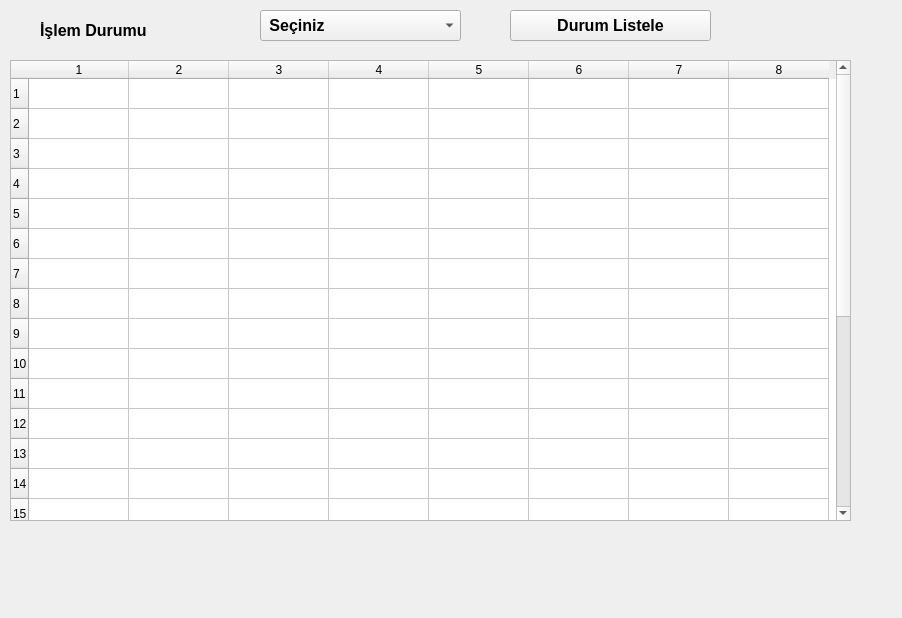
<?xml version="1.0" encoding="UTF-8"?>
<ui version="4.0">
 <class>Form</class>
 <widget class="QWidget" name="Form">
  <property name="geometry">
   <rect>
    <x>0</x>
    <y>0</y>
    <width>902</width>
    <height>618</height>
   </rect>
  </property>
  <property name="windowTitle">
   <string>Form</string>
  </property>
  <widget class="QComboBox" name="cmbislem">
   <property name="geometry">
    <rect>
     <x>260</x>
     <y>10</y>
     <width>201</width>
     <height>31</height>
    </rect>
   </property>
   <property name="font">
    <font>
     <pointsize>12</pointsize>
     <weight>75</weight>
     <bold>true</bold>
    </font>
   </property>
   <item>
    <property name="text">
     <string> Seçiniz</string>
    </property>
   </item>
   <item>
    <property name="text">
     <string>Yapıldı</string>
    </property>
   </item>
   <item>
    <property name="text">
     <string>Yapılmadı</string>
    </property>
   </item>
  </widget>
  <widget class="QTableWidget" name="tableWidget">
   <property name="geometry">
    <rect>
     <x>10</x>
     <y>60</y>
     <width>841</width>
     <height>461</height>
    </rect>
   </property>
   <property name="rowCount">
    <number>25</number>
   </property>
   <property name="columnCount">
    <number>8</number>
   </property>
   <row/>
   <row/>
   <row/>
   <row/>
   <row/>
   <row/>
   <row/>
   <row/>
   <row/>
   <row/>
   <row/>
   <row/>
   <row/>
   <row/>
   <row/>
   <row/>
   <row/>
   <row/>
   <row/>
   <row/>
   <row/>
   <row/>
   <row/>
   <row/>
   <row/>
   <column/>
   <column/>
   <column/>
   <column/>
   <column/>
   <column/>
   <column/>
   <column/>
  </widget>
  <widget class="QPushButton" name="btnDurum">
   <property name="geometry">
    <rect>
     <x>510</x>
     <y>10</y>
     <width>201</width>
     <height>31</height>
    </rect>
   </property>
   <property name="font">
    <font>
     <pointsize>12</pointsize>
     <weight>75</weight>
     <bold>true</bold>
    </font>
   </property>
   <property name="text">
    <string>Durum Listele</string>
   </property>
  </widget>
  <widget class="QLabel" name="lneislemDurumu">
   <property name="geometry">
    <rect>
     <x>40</x>
     <y>20</y>
     <width>211</width>
     <height>20</height>
    </rect>
   </property>
   <property name="font">
    <font>
     <pointsize>12</pointsize>
     <weight>75</weight>
     <bold>true</bold>
    </font>
   </property>
   <property name="text">
    <string>İşlem Durumu</string>
   </property>
  </widget>
 </widget>
 <resources/>
 <connections/>
</ui>
